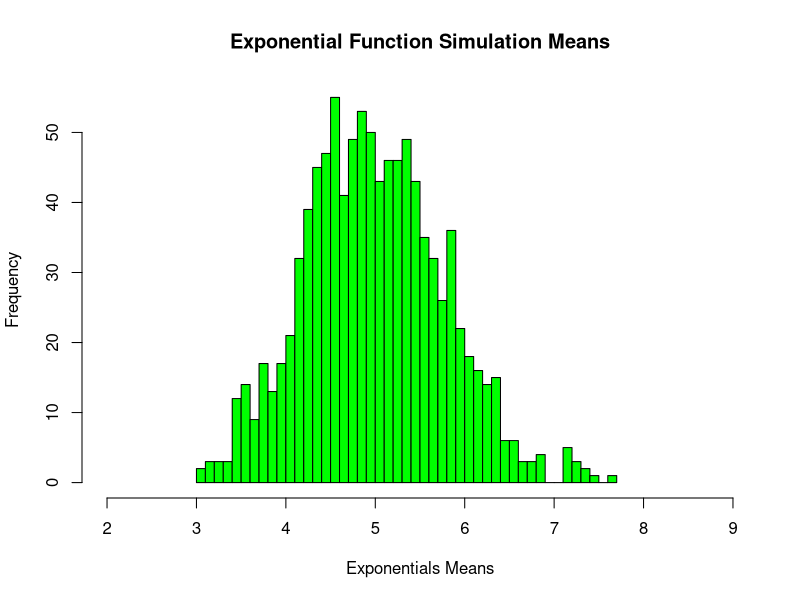
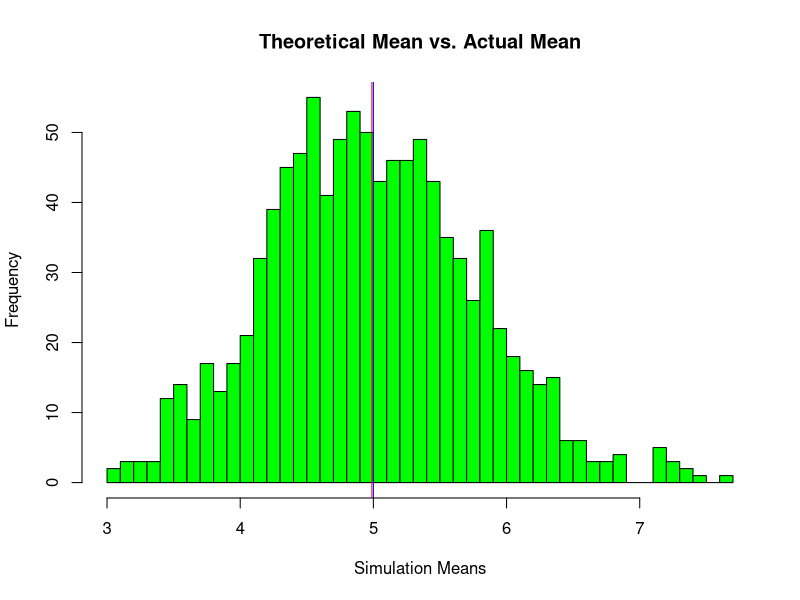
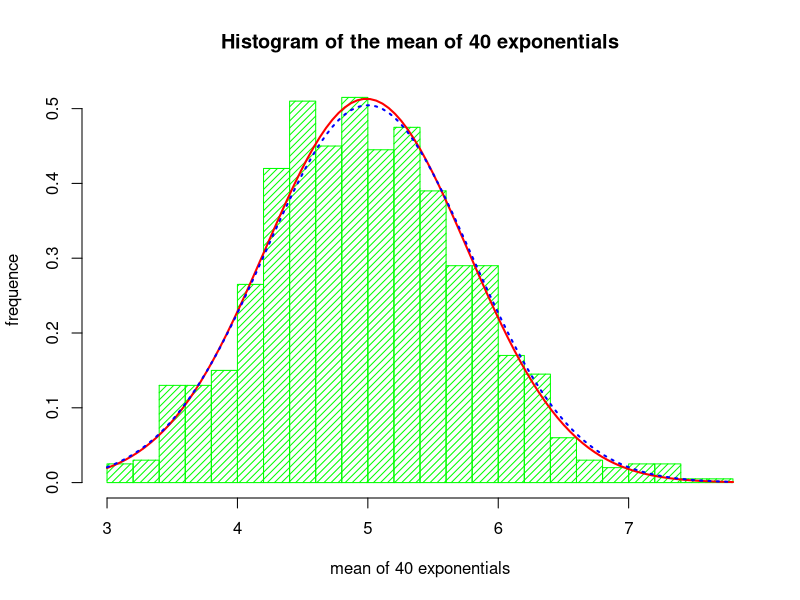

R code for these plots, in order:
## ---- chunk 1
knitr::opts_chunk$set(echo = TRUE)
## ---- chunk 2
# set seed for reproducability
set.seed(40)

# Set sampling values as described in the project instructions
lambda <- 0.2   # lambda
n <- 40         # number of exponentials
sims <- 1000    # number of simulations
#Run simulations
sim_exp <- replicate(sims, rexp(n, lambda))

#Calc the means of the exponential simulations
means_exp <- apply(sim_exp, 2, mean)

#Histogram of the means
hist(means_exp, col = "green", breaks=40, xlim = c(2,9), main="Exponential Function Simulation Means", xlab = "Exponentials Means")
## ---- chunk 3
# mean of sample means
mean(means_exp)

# theoretical means
1/lambda

# histogram of the sample means
#hist(means_exp, col="green", main="Theoretical Mean vs. Actual Mean", xlim = c(2,9),breaks=40, xlab = "Simulation Means")
hist(means_exp, col="green", main="Theoretical Mean vs. Actual Mean", breaks=50, xlab = "Simulation Means")

# vertical red line at the mean of the sample means
abline(v=mean(means_exp), col="red")

# vertical blue line at the mean of the theoretical means
#abline(v=1/lambda, lwd="4", col="blue")
abline(v=1/lambda, col="blue")
## ---- chunk 4
# Theoretical Variance
(1/lambda)^2 / n

# Sample Variance
sd(means_exp)^2
## ---- chunk 5
hist(means_exp, density=20, breaks=20, prob=TRUE, xlab="mean of 40 exponentials", ylab="frequence", main="Histogram of the mean of 40 exponentials", col="green")

curve(dnorm(x, mean=mean(means_exp), sd=sd(means_exp)), col="red", lwd=2, add=TRUE, yaxt="n")

curve(dnorm(x, mean=1/lambda, sd=(1/lambda)/sqrt(n)), col="blue", lwd=2, lty = "dotted",  add=TRUE, yaxt="n")
